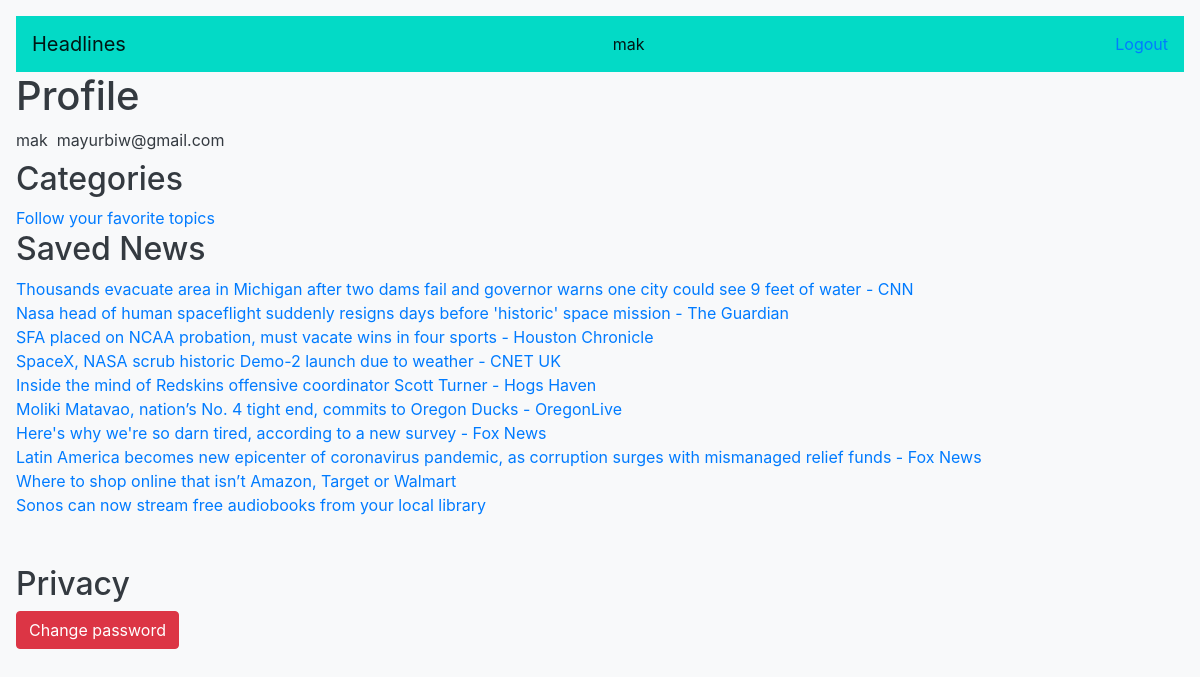
The app's page /profile (signed in) with its own data.
### newsaggregator/models.py (models this page shows)
class savedNews(models.Model):
    username  = models.CharField(max_length=64)
    link = models.CharField(max_length=64)
    title = models.CharField(max_length=64)
    category = models.CharField(max_length=64)

### newsaggregator/views.py (the view)
# urls.py: path("profile",views.profile_view, name="profile"),
def profile_view(request):
    c = Categories.objects.all()
    sn = savedNews.objects.filter(username = request.user)
    context = {
    "categories":c,
    "user": request.user,
    "savedNews":sn,
    }
    return render(request, "newsaggregator/profile.html",context)

### newsaggregator/templates/newsaggregator/profile.html (shortened to what this page needs)
{% extends "newsaggregator/base.html" %}
{% block username %}{{ user.username  }}{% endblock %}
{% block body %}
<h1>Profile</h1>
{{user}}
<label for="">{{user.email}}</label>
<h2>Categories</h2>
<a href="{% url 'selectCategories' %}">Follow your favorite topics</a>
<h2>Saved News</h2>
{% for s in savedNews  %}
<a href="{{s.link}}">{{s.title}}</a>
<br>
{% endfor %}
<br>
<br>
<h2>Privacy</h2>
<button type="button" id="changepasswordbutton" class="btn btn-danger">Change password</button>
{% endblock %}

### records on screen
savedNews: title "Thousands evacuate area in Michigan after two dams fail and governor warns one city could see 9 feet of water - CNN"
savedNews: title "Nasa head of human spaceflight suddenly resigns days before 'historic' space mission - The Guardian"
savedNews: title "SFA placed on NCAA probation, must vacate wins in four sports - Houston Chronicle"
savedNews: title "SpaceX, NASA scrub historic Demo-2 launch due to weather - CNET UK"
savedNews: title "Inside the mind of Redskins offensive coordinator Scott Turner - Hogs Haven"
savedNews: title "Moliki Matavao, nation’s No. 4 tight end, commits to Oregon Ducks - OregonLive"
savedNews: title "Here's why we're so darn tired, according to a new survey - Fox News"
savedNews: title "Latin America becomes new epicenter of coronavirus pandemic, as corruption surges with mismanaged relief funds - Fox News"
savedNews: title "Where to shop online that isn’t Amazon, Target or Walmart"
savedNews: title "Sonos can now stream free audiobooks from your local library"

### other values on screen
{{ user.username }} "mak"
{{ user }} "mak"
{{ user.email }} "mayurbiw@gmail.com"
